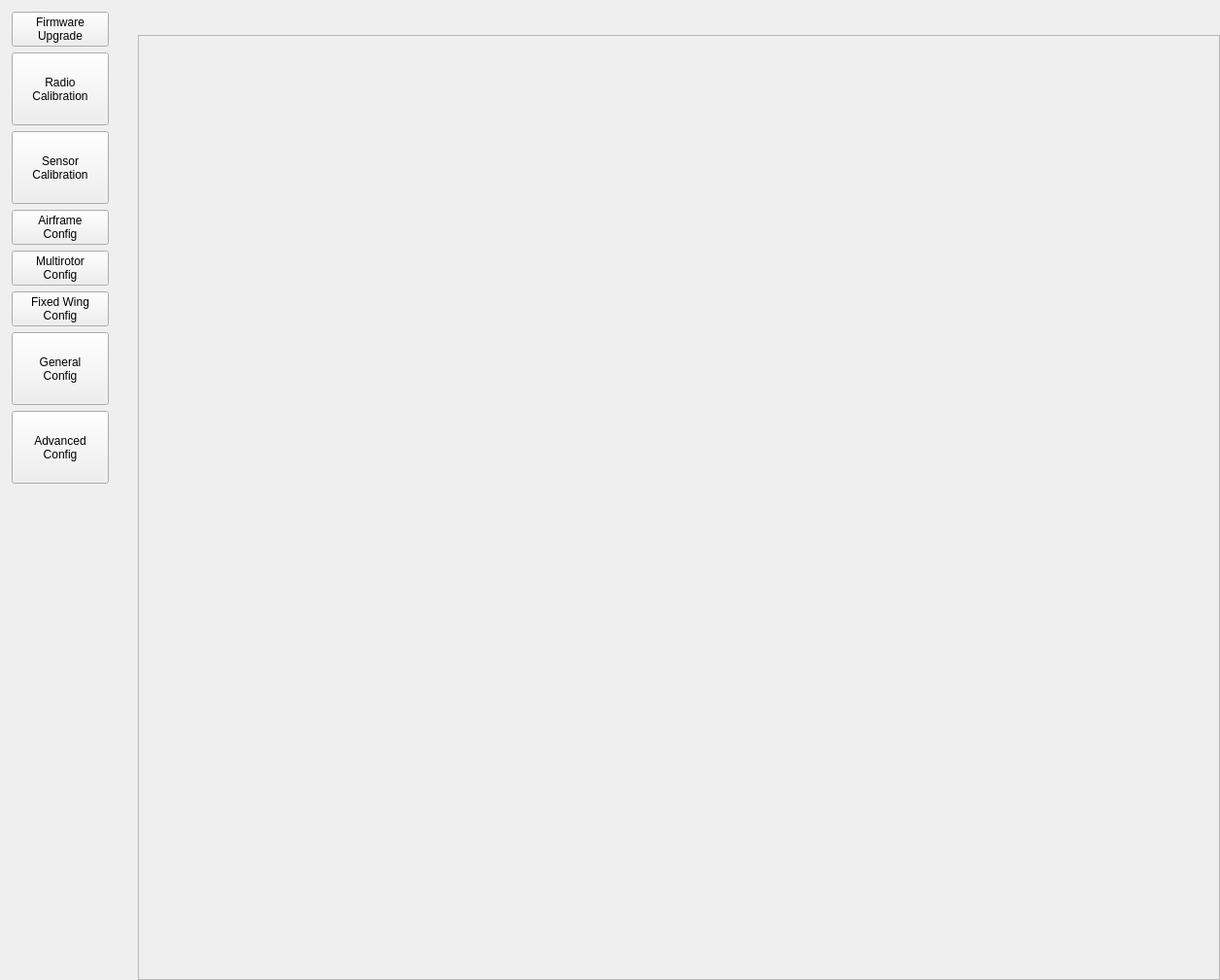
<?xml version="1.0" encoding="UTF-8"?>
<ui version="4.0">
 <class>QGCPX4VehicleConfig</class>
 <widget class="QWidget" name="QGCPX4VehicleConfig">
  <property name="geometry">
   <rect>
    <x>0</x>
    <y>0</y>
    <width>1256</width>
    <height>1009</height>
   </rect>
  </property>
  <property name="sizePolicy">
   <sizepolicy hsizetype="Expanding" vsizetype="Expanding">
    <horstretch>0</horstretch>
    <verstretch>0</verstretch>
   </sizepolicy>
  </property>
  <property name="windowTitle">
   <string>Form</string>
  </property>
  <layout class="QGridLayout" name="gridLayout_3">
   <property name="margin">
    <number>0</number>
   </property>
   <item row="1" column="1">
    <widget class="QLabel" name="tabTitleLabel">
     <property name="font">
      <font>
       <pointsize>16</pointsize>
       <weight>75</weight>
       <bold>true</bold>
      </font>
     </property>
     <property name="text">
      <string/>
     </property>
    </widget>
   </item>
   <item row="2" column="1">
    <layout class="QVBoxLayout" name="verticalLayout">
     <item>
      <widget class="QStackedWidget" name="stackedWidget">
       <property name="currentIndex">
        <number>5</number>
       </property>
       <widget class="QWidget" name="firmwareTab">
        <layout class="QVBoxLayout" name="firmwareLayout"/>
       </widget>
       <widget class="QWidget" name="rcTab">
        <layout class="QVBoxLayout" name="verticalLayout_17">
         <item>
          <layout class="QGridLayout" name="gridLayout" rowstretch="0,0" columnstretch="0,0,0,0">
           <item row="0" column="1">
            <widget class="QGCRadioChannelDisplay" name="throttleWidget" native="true">
             <property name="minimumSize">
              <size>
               <width>50</width>
               <height>200</height>
              </size>
             </property>
             <property name="maximumSize">
              <size>
               <width>50</width>
               <height>200</height>
              </size>
             </property>
            </widget>
           </item>
           <item row="1" column="2">
            <widget class="QGCRadioChannelDisplay" name="rollWidget" native="true">
             <property name="minimumSize">
              <size>
               <width>250</width>
               <height>40</height>
              </size>
             </property>
             <property name="maximumSize">
              <size>
               <width>250</width>
               <height>40</height>
              </size>
             </property>
            </widget>
           </item>
           <item row="0" column="2">
            <widget class="QGCRadioChannelDisplay" name="pitchWidget" native="true">
             <property name="sizePolicy">
              <sizepolicy hsizetype="Preferred" vsizetype="Preferred">
               <horstretch>1</horstretch>
               <verstretch>0</verstretch>
              </sizepolicy>
             </property>
             <property name="minimumSize">
              <size>
               <width>50</width>
               <height>200</height>
              </size>
             </property>
             <property name="maximumSize">
              <size>
               <width>50</width>
               <height>200</height>
              </size>
             </property>
            </widget>
           </item>
           <item row="0" column="3">
            <layout class="QVBoxLayout" name="verticalLayout_6">
             <item>
              <widget class="QGCRadioChannelDisplay" name="radio5Widget" native="true">
               <property name="minimumSize">
                <size>
                 <width>250</width>
                 <height>40</height>
                </size>
               </property>
               <property name="maximumSize">
                <size>
                 <width>250</width>
                 <height>40</height>
                </size>
               </property>
              </widget>
             </item>
             <item>
              <widget class="QGCRadioChannelDisplay" name="radio6Widget" native="true">
               <property name="minimumSize">
                <size>
                 <width>250</width>
                 <height>40</height>
                </size>
               </property>
               <property name="maximumSize">
                <size>
                 <width>250</width>
                 <height>40</height>
                </size>
               </property>
              </widget>
             </item>
             <item>
              <widget class="QGCRadioChannelDisplay" name="radio7Widget" native="true">
               <property name="minimumSize">
                <size>
                 <width>250</width>
                 <height>40</height>
                </size>
               </property>
               <property name="maximumSize">
                <size>
                 <width>250</width>
                 <height>40</height>
                </size>
               </property>
              </widget>
             </item>
             <item>
              <widget class="QGCRadioChannelDisplay" name="radio8Widget" native="true">
               <property name="minimumSize">
                <size>
                 <width>250</width>
                 <height>40</height>
                </size>
               </property>
               <property name="maximumSize">
                <size>
                 <width>250</width>
                 <height>40</height>
                </size>
               </property>
              </widget>
             </item>
            </layout>
           </item>
           <item row="1" column="1">
            <widget class="QGCRadioChannelDisplay" name="yawWidget" native="true">
             <property name="minimumSize">
              <size>
               <width>250</width>
               <height>40</height>
              </size>
             </property>
             <property name="maximumSize">
              <size>
               <width>250</width>
               <height>40</height>
              </size>
             </property>
            </widget>
           </item>
           <item row="0" column="0">
            <layout class="QVBoxLayout" name="verticalLayout_9">
             <item>
              <widget class="QPushButton" name="rcCalibrationButton">
               <property name="text">
                <string>Start Calibration</string>
               </property>
              </widget>
             </item>
             <item>
              <widget class="QPushButton" name="spektrumPairButton">
               <property name="text">
                <string>Spektrum RC Pairing</string>
               </property>
              </widget>
             </item>
             <item>
              <spacer name="verticalSpacer_3">
               <property name="orientation">
                <enum>Qt::Vertical</enum>
               </property>
               <property name="sizeHint" stdset="0">
                <size>
                 <width>20</width>
                 <height>40</height>
                </size>
               </property>
              </spacer>
             </item>
            </layout>
           </item>
          </layout>
         </item>
         <item>
          <widget class="QLabel" name="rcLabel">
           <property name="text">
            <string>Waiting for RC channel data..</string>
           </property>
          </widget>
         </item>
         <item>
          <widget class="QCheckBox" name="advancedCheckBox">
           <property name="text">
            <string>Show Advanced Configuration Options</string>
           </property>
          </widget>
         </item>
         <item>
          <widget class="QGraphicsView" name="graphicsView"/>
         </item>
         <item>
          <widget class="QGroupBox" name="advancedGroupBox">
           <property name="title">
            <string>Stick to Channel Mapping and Reverse</string>
           </property>
           <layout class="QVBoxLayout" name="verticalLayout_16">
            <item>
             <layout class="QGridLayout" name="gridLayout_2">
              <item row="6" column="0">
               <widget class="QLabel" name="chanNameAssistSw">
                <property name="text">
                 <string>Assist Switch</string>
                </property>
                <property name="alignment">
                 <set>Qt::AlignRight|Qt::AlignTrailing|Qt::AlignVCenter</set>
                </property>
               </widget>
              </item>
              <item row="3" column="1">
               <widget class="QLabel" name="yawChanLabel">
                <property name="text">
                 <string>0000</string>
                </property>
                <property name="alignment">
                 <set>Qt::AlignCenter</set>
                </property>
               </widget>
              </item>
              <item row="5" column="2">
               <widget class="QCheckBox" name="invertCheckBox_5">
                <property name="text">
                 <string>Reverse</string>
                </property>
               </widget>
              </item>
              <item row="5" column="3">
               <widget class="QSpinBox" name="modeSpinBox">
                <property name="enabled">
                 <bool>false</bool>
                </property>
                <property name="minimum">
                 <number>0</number>
                </property>
                <property name="maximum">
                 <number>16</number>
                </property>
               </widget>
              </item>
              <item row="10" column="4">
               <widget class="QPushButton" name="aux1Button">
                <property name="text">
                 <string>Identify Aux 1 Channel</string>
                </property>
               </widget>
              </item>
              <item row="0" column="3" colspan="2">
               <widget class="QLabel" name="label_4">
                <property name="text">
                 <string>Mapping to Index of RC Channel used for (0 if not used)</string>
                </property>
               </widget>
              </item>
              <item row="8" column="0">
               <widget class="QLabel" name="label_7">
                <property name="text">
                 <string>Return Switch</string>
                </property>
                <property name="alignment">
                 <set>Qt::AlignRight|Qt::AlignTrailing|Qt::AlignVCenter</set>
                </property>
               </widget>
              </item>
              <item row="8" column="1">
               <widget class="QLabel" name="returnSwChanLabel">
                <property name="text">
                 <string>0000</string>
                </property>
                <property name="alignment">
                 <set>Qt::AlignCenter</set>
                </property>
               </widget>
              </item>
              <item row="10" column="0">
               <widget class="QLabel" name="chanNameAux2_2">
                <property name="text">
                 <string>Aux 1</string>
                </property>
                <property name="alignment">
                 <set>Qt::AlignRight|Qt::AlignTrailing|Qt::AlignVCenter</set>
                </property>
               </widget>
              </item>
              <item row="5" column="4">
               <widget class="QPushButton" name="modeButton">
                <property name="text">
                 <string>Identify Mode Switch</string>
                </property>
               </widget>
              </item>
              <item row="3" column="4">
               <widget class="QPushButton" name="yawButton">
                <property name="text">
                 <string>Identify Yaw Channel</string>
                </property>
               </widget>
              </item>
              <item row="4" column="3">
               <widget class="QSpinBox" name="throttleSpinBox">
                <property name="enabled">
                 <bool>false</bool>
                </property>
                <property name="minimum">
                 <number>0</number>
                </property>
                <property name="maximum">
                 <number>16</number>
                </property>
               </widget>
              </item>
              <item row="10" column="1">
               <widget class="QLabel" name="aux1ChanLabel">
                <property name="text">
                 <string>0000</string>
                </property>
                <property name="alignment">
                 <set>Qt::AlignCenter</set>
                </property>
               </widget>
              </item>
              <item row="2" column="0">
               <widget class="QLabel" name="chanName_2">
                <property name="text">
                 <string>Pitch / Elevator</string>
                </property>
                <property name="alignment">
                 <set>Qt::AlignRight|Qt::AlignTrailing|Qt::AlignVCenter</set>
                </property>
               </widget>
              </item>
              <item row="0" column="2">
               <widget class="QLabel" name="label_3">
                <property name="text">
                 <string>Reverse / Invert</string>
                </property>
               </widget>
              </item>
              <item row="3" column="0">
               <widget class="QLabel" name="chanName_3">
                <property name="text">
                 <string>Yaw / Rudder</string>
                </property>
                <property name="alignment">
                 <set>Qt::AlignRight|Qt::AlignTrailing|Qt::AlignVCenter</set>
                </property>
               </widget>
              </item>
              <item row="1" column="3">
               <widget class="QSpinBox" name="rollSpinBox">
                <property name="enabled">
                 <bool>false</bool>
                </property>
                <property name="minimum">
                 <number>0</number>
                </property>
                <property name="maximum">
                 <number>16</number>
                </property>
               </widget>
              </item>
              <item row="4" column="2">
               <widget class="QCheckBox" name="invertCheckBox_4">
                <property name="text">
                 <string>Reverse</string>
                </property>
               </widget>
              </item>
              <item row="5" column="1">
               <widget class="QLabel" name="modeChanLabel">
                <property name="text">
                 <string>0000</string>
                </property>
                <property name="alignment">
                 <set>Qt::AlignCenter</set>
                </property>
               </widget>
              </item>
              <item row="11" column="1">
               <widget class="QLabel" name="aux2ChanLabel">
                <property name="text">
                 <string>0000</string>
                </property>
                <property name="alignment">
                 <set>Qt::AlignCenter</set>
                </property>
               </widget>
              </item>
              <item row="11" column="3">
               <widget class="QSpinBox" name="aux2SpinBox">
                <property name="enabled">
                 <bool>false</bool>
                </property>
                <property name="minimum">
                 <number>0</number>
                </property>
                <property name="maximum">
                 <number>16</number>
                </property>
               </widget>
              </item>
              <item row="10" column="3">
               <widget class="QSpinBox" name="aux1SpinBox">
                <property name="enabled">
                 <bool>false</bool>
                </property>
                <property name="minimum">
                 <number>0</number>
                </property>
                <property name="maximum">
                 <number>16</number>
                </property>
               </widget>
              </item>
              <item row="11" column="2">
               <widget class="QCheckBox" name="aux2InvertCheckBox">
                <property name="text">
                 <string>Reverse</string>
                </property>
               </widget>
              </item>
              <item row="7" column="1">
               <widget class="QLabel" name="missionSwChanLabel">
                <property name="text">
                 <string>0000</string>
                </property>
                <property name="alignment">
                 <set>Qt::AlignCenter</set>
                </property>
               </widget>
              </item>
              <item row="5" column="0">
               <widget class="QLabel" name="chanName_5">
                <property name="text">
                 <string>Mode Switch</string>
                </property>
                <property name="alignment">
                 <set>Qt::AlignRight|Qt::AlignTrailing|Qt::AlignVCenter</set>
                </property>
               </widget>
              </item>
              <item row="11" column="4">
               <widget class="QPushButton" name="aux2Button">
                <property name="text">
                 <string>Identify Aux 2 Channel</string>
                </property>
               </widget>
              </item>
              <item row="2" column="3">
               <widget class="QSpinBox" name="pitchSpinBox">
                <property name="enabled">
                 <bool>false</bool>
                </property>
                <property name="minimum">
                 <number>0</number>
                </property>
                <property name="maximum">
                 <number>16</number>
                </property>
               </widget>
              </item>
              <item row="1" column="0">
               <widget class="QLabel" name="chanName">
                <property name="text">
                 <string>Roll / Ailerons</string>
                </property>
                <property name="alignment">
                 <set>Qt::AlignRight|Qt::AlignTrailing|Qt::AlignVCenter</set>
                </property>
               </widget>
              </item>
              <item row="4" column="4">
               <widget class="QPushButton" name="throttleButton">
                <property name="text">
                 <string>Identify Throttle Channel</string>
                </property>
               </widget>
              </item>
              <item row="0" column="0">
               <widget class="QLabel" name="label">
                <property name="text">
                 <string>Channel Name</string>
                </property>
                <property name="alignment">
                 <set>Qt::AlignRight|Qt::AlignTrailing|Qt::AlignVCenter</set>
                </property>
               </widget>
              </item>
              <item row="6" column="2">
               <widget class="QCheckBox" name="assistSwInvertCheckBox">
                <property name="text">
                 <string>Reverse</string>
                </property>
               </widget>
              </item>
              <item row="1" column="1">
               <widget class="QLabel" name="rollChanLabel">
                <property name="text">
                 <string>0000</string>
                </property>
                <property name="alignment">
                 <set>Qt::AlignCenter</set>
                </property>
               </widget>
              </item>
              <item row="6" column="4">
               <widget class="QPushButton" name="assistSwButton">
                <property name="text">
                 <string>Identify Assist Switch</string>
                </property>
               </widget>
              </item>
              <item row="11" column="0">
               <widget class="QLabel" name="chanNameAux2">
                <property name="text">
                 <string>Aux 2</string>
                </property>
                <property name="alignment">
                 <set>Qt::AlignRight|Qt::AlignTrailing|Qt::AlignVCenter</set>
                </property>
               </widget>
              </item>
              <item row="1" column="2">
               <widget class="QCheckBox" name="invertCheckBox">
                <property name="text">
                 <string>Reverse</string>
                </property>
               </widget>
              </item>
              <item row="6" column="3">
               <widget class="QSpinBox" name="assistSwSpinBox">
                <property name="enabled">
                 <bool>false</bool>
                </property>
                <property name="minimum">
                 <number>0</number>
                </property>
                <property name="maximum">
                 <number>16</number>
                </property>
               </widget>
              </item>
              <item row="2" column="1">
               <widget class="QLabel" name="pitchChanLabel">
                <property name="text">
                 <string>0000</string>
                </property>
                <property name="alignment">
                 <set>Qt::AlignCenter</set>
                </property>
               </widget>
              </item>
              <item row="3" column="2">
               <widget class="QCheckBox" name="invertCheckBox_3">
                <property name="text">
                 <string>Reverse</string>
                </property>
               </widget>
              </item>
              <item row="0" column="1">
               <widget class="QLabel" name="label_2">
                <property name="text">
                 <string>Normalized Value</string>
                </property>
                <property name="alignment">
                 <set>Qt::AlignCenter</set>
                </property>
               </widget>
              </item>
              <item row="2" column="2">
               <widget class="QCheckBox" name="invertCheckBox_2">
                <property name="text">
                 <string>Reverse</string>
                </property>
               </widget>
              </item>
              <item row="2" column="4">
               <widget class="QPushButton" name="pitchButton">
                <property name="text">
                 <string>Identify Pitch Channel</string>
                </property>
               </widget>
              </item>
              <item row="10" column="2">
               <widget class="QCheckBox" name="aux1InvertCheckBox">
                <property name="text">
                 <string>Reverse</string>
                </property>
               </widget>
              </item>
              <item row="6" column="1">
               <widget class="QLabel" name="assistSwChanLabel">
                <property name="text">
                 <string>0000</string>
                </property>
                <property name="alignment">
                 <set>Qt::AlignCenter</set>
                </property>
               </widget>
              </item>
              <item row="3" column="3">
               <widget class="QSpinBox" name="yawSpinBox">
                <property name="enabled">
                 <bool>false</bool>
                </property>
                <property name="minimum">
                 <number>0</number>
                </property>
                <property name="maximum">
                 <number>16</number>
                </property>
               </widget>
              </item>
              <item row="1" column="4">
               <widget class="QPushButton" name="rollButton">
                <property name="text">
                 <string>Identify Roll Channel</string>
                </property>
               </widget>
              </item>
              <item row="7" column="0">
               <widget class="QLabel" name="label_6">
                <property name="text">
                 <string>Mission Switch</string>
                </property>
                <property name="alignment">
                 <set>Qt::AlignRight|Qt::AlignTrailing|Qt::AlignVCenter</set>
                </property>
               </widget>
              </item>
              <item row="4" column="1">
               <widget class="QLabel" name="throttleChanLabel">
                <property name="text">
                 <string>0000</string>
                </property>
                <property name="alignment">
                 <set>Qt::AlignCenter</set>
                </property>
               </widget>
              </item>
              <item row="4" column="0">
               <widget class="QLabel" name="chanName_4">
                <property name="text">
                 <string>Throttle</string>
                </property>
                <property name="alignment">
                 <set>Qt::AlignRight|Qt::AlignTrailing|Qt::AlignVCenter</set>
                </property>
               </widget>
              </item>
              <item row="9" column="0">
               <widget class="QLabel" name="label_10">
                <property name="text">
                 <string>Flaps</string>
                </property>
                <property name="alignment">
                 <set>Qt::AlignRight|Qt::AlignTrailing|Qt::AlignVCenter</set>
                </property>
               </widget>
              </item>
              <item row="9" column="1">
               <widget class="QLabel" name="flapsChanLabel">
                <property name="text">
                 <string>0000</string>
                </property>
                <property name="alignment">
                 <set>Qt::AlignCenter</set>
                </property>
               </widget>
              </item>
              <item row="7" column="2">
               <widget class="QCheckBox" name="missionSwInvertCheckBox">
                <property name="text">
                 <string>Reverse</string>
                </property>
               </widget>
              </item>
              <item row="8" column="2">
               <widget class="QCheckBox" name="returnSwInvertCheckBox">
                <property name="text">
                 <string>Reverse</string>
                </property>
               </widget>
              </item>
              <item row="9" column="2">
               <widget class="QCheckBox" name="flapsInvertCheckBox">
                <property name="text">
                 <string>Reverse</string>
                </property>
               </widget>
              </item>
              <item row="7" column="3">
               <widget class="QSpinBox" name="missionSwSpinBox">
                <property name="enabled">
                 <bool>false</bool>
                </property>
               </widget>
              </item>
              <item row="8" column="3">
               <widget class="QSpinBox" name="returnSwSpinBox">
                <property name="enabled">
                 <bool>false</bool>
                </property>
               </widget>
              </item>
              <item row="9" column="3">
               <widget class="QSpinBox" name="flapsSpinBox">
                <property name="enabled">
                 <bool>false</bool>
                </property>
                <property name="cursor">
                 <cursorShape>ArrowCursor</cursorShape>
                </property>
               </widget>
              </item>
              <item row="7" column="4">
               <widget class="QPushButton" name="missionSwButton">
                <property name="text">
                 <string>Identify Mission Switch</string>
                </property>
               </widget>
              </item>
              <item row="8" column="4">
               <widget class="QPushButton" name="returnSwButton">
                <property name="text">
                 <string>Identify Return Switch</string>
                </property>
               </widget>
              </item>
              <item row="9" column="4">
               <widget class="QPushButton" name="flapsButton">
                <property name="text">
                 <string>Identify Flaps Channel</string>
                </property>
               </widget>
              </item>
             </layout>
            </item>
            <item>
             <widget class="QPushButton" name="persistRcValuesButt">
              <property name="text">
               <string>Persist RC Mapping and Calibration</string>
              </property>
             </widget>
            </item>
           </layout>
          </widget>
         </item>
         <item>
          <spacer name="verticalSpacer">
           <property name="orientation">
            <enum>Qt::Vertical</enum>
           </property>
           <property name="sizeHint" stdset="0">
            <size>
             <width>20</width>
             <height>40</height>
            </size>
           </property>
          </spacer>
         </item>
        </layout>
       </widget>
       <widget class="QWidget" name="sensorTab">
        <property name="font">
         <font>
          <pointsize>16</pointsize>
          <weight>75</weight>
          <bold>true</bold>
         </font>
        </property>
        <layout class="QHBoxLayout" name="sensorLayout"/>
       </widget>
       <widget class="QWidget" name="airframeTab">
        <layout class="QHBoxLayout" name="airframeLayout"/>
       </widget>
       <widget class="QWidget" name="multirotorTab">
        <layout class="QHBoxLayout" name="horizontalLayout_2">
         <property name="margin">
          <number>0</number>
         </property>
         <item>
          <widget class="QScrollArea" name="multirotorScrollArea">
           <property name="widgetResizable">
            <bool>true</bool>
           </property>
           <widget class="QWidget" name="scrollAreaWidgetContents">
            <property name="geometry">
             <rect>
              <x>0</x>
              <y>0</y>
              <width>1039</width>
              <height>969</height>
             </rect>
            </property>
            <layout class="QHBoxLayout" name="multirotorLayout"/>
           </widget>
          </widget>
         </item>
        </layout>
       </widget>
       <widget class="QWidget" name="fixedwingTab">
        <layout class="QHBoxLayout" name="horizontalLayout_7">
         <property name="margin">
          <number>0</number>
         </property>
         <item>
          <widget class="QScrollArea" name="fixedWingScrollArea">
           <property name="widgetResizable">
            <bool>true</bool>
           </property>
           <widget class="QWidget" name="scrollAreaWidgetContents_2">
            <property name="geometry">
             <rect>
              <x>0</x>
              <y>0</y>
              <width>1039</width>
              <height>969</height>
             </rect>
            </property>
            <layout class="QHBoxLayout" name="fixedwingLayout"/>
           </widget>
          </widget>
         </item>
        </layout>
       </widget>
       <widget class="QWidget" name="generalTab">
        <property name="font">
         <font>
          <pointsize>16</pointsize>
          <weight>75</weight>
          <bold>true</bold>
         </font>
        </property>
        <layout class="QVBoxLayout" name="verticalLayout_11">
         <item>
          <layout class="QHBoxLayout" name="horizontalLayout_6">
           <item>
            <widget class="QGroupBox" name="multiRotorControlAttitudeGroupBox">
             <property name="title">
              <string>Configuration</string>
             </property>
             <layout class="QVBoxLayout" name="verticalLayout_3">
              <property name="margin">
               <number>0</number>
              </property>
              <item>
               <widget class="QScrollArea" name="scrollArea">
                <property name="widgetResizable">
                 <bool>true</bool>
                </property>
                <widget class="QWidget" name="generalLeftContents">
                 <property name="geometry">
                  <rect>
                   <x>0</x>
                   <y>0</y>
                   <width>492</width>
                   <height>920</height>
                  </rect>
                 </property>
                 <layout class="QHBoxLayout" name="horizontalLayout_4">
                  <property name="margin">
                   <number>0</number>
                  </property>
                  <item>
                   <layout class="QVBoxLayout" name="generalLeftLayout"/>
                  </item>
                 </layout>
                </widget>
               </widget>
              </item>
             </layout>
            </widget>
           </item>
           <item>
            <widget class="QGroupBox" name="multiRotorControlAttitudeGroupBox_2">
             <property name="title">
              <string>Configuration</string>
             </property>
             <layout class="QVBoxLayout" name="verticalLayout_5">
              <property name="margin">
               <number>0</number>
              </property>
              <item>
               <widget class="QScrollArea" name="scrollArea_2">
                <property name="widgetResizable">
                 <bool>true</bool>
                </property>
                <widget class="QWidget" name="generalRightContents">
                 <property name="geometry">
                  <rect>
                   <x>0</x>
                   <y>0</y>
                   <width>491</width>
                   <height>920</height>
                  </rect>
                 </property>
                 <layout class="QHBoxLayout" name="horizontalLayout_5">
                  <property name="margin">
                   <number>0</number>
                  </property>
                  <item>
                   <layout class="QVBoxLayout" name="generalRightLayout"/>
                  </item>
                 </layout>
                </widget>
               </widget>
              </item>
             </layout>
            </widget>
           </item>
          </layout>
         </item>
        </layout>
       </widget>
       <widget class="QWidget" name="advancedTab">
        <layout class="QVBoxLayout" name="verticalLayout_13">
         <item>
          <layout class="QHBoxLayout" name="horizontalLayout_3">
           <item>
            <widget class="QGroupBox" name="advancedConfigurationGroupBox">
             <property name="sizePolicy">
              <sizepolicy hsizetype="Preferred" vsizetype="Preferred">
               <horstretch>3</horstretch>
               <verstretch>1</verstretch>
              </sizepolicy>
             </property>
             <property name="title">
              <string>Onboard Configuration</string>
             </property>
             <layout class="QVBoxLayout" name="verticalLayout_2">
              <property name="margin">
               <number>0</number>
              </property>
              <item>
               <widget class="QScrollArea" name="scrollArea_4">
                <property name="widgetResizable">
                 <bool>true</bool>
                </property>
                <widget class="QWidget" name="advanceColumnContents">
                 <property name="geometry">
                  <rect>
                   <x>0</x>
                   <y>0</y>
                   <width>98</width>
                   <height>28</height>
                  </rect>
                 </property>
                 <layout class="QVBoxLayout" name="verticalLayout_7">
                  <property name="margin">
                   <number>0</number>
                  </property>
                  <item>
                   <layout class="QVBoxLayout" name="advancedColumnLayout">
                    <item>
                     <widget class="QGCParamWidget" name="paramTreeWidget" native="true">
                      <property name="autoFillBackground">
                       <bool>true</bool>
                      </property>
                     </widget>
                    </item>
                   </layout>
                  </item>
                 </layout>
                </widget>
               </widget>
              </item>
             </layout>
            </widget>
           </item>
           <item>
            <spacer name="horizontalSpacer_5">
             <property name="orientation">
              <enum>Qt::Horizontal</enum>
             </property>
             <property name="sizeHint" stdset="0">
              <size>
               <width>10</width>
               <height>20</height>
              </size>
             </property>
            </spacer>
           </item>
           <item>
            <widget class="QGroupBox" name="pendingChangesGroupBox">
             <property name="sizePolicy">
              <sizepolicy hsizetype="Preferred" vsizetype="Preferred">
               <horstretch>2</horstretch>
               <verstretch>0</verstretch>
              </sizepolicy>
             </property>
             <property name="minimumSize">
              <size>
               <width>329</width>
               <height>0</height>
              </size>
             </property>
             <property name="title">
              <string>Changes Pending</string>
             </property>
             <layout class="QVBoxLayout" name="verticalLayout_8">
              <item>
               <layout class="QVBoxLayout" name="verticalLayout_4" stretch="0">
                <property name="spacing">
                 <number>-1</number>
                </property>
                <item>
                 <widget class="QGCPendingParamWidget" name="pendingCommitsWidget" native="true">
                  <property name="minimumSize">
                   <size>
                    <width>0</width>
                    <height>0</height>
                   </size>
                  </property>
                  <property name="autoFillBackground">
                   <bool>true</bool>
                  </property>
                 </widget>
                </item>
               </layout>
              </item>
             </layout>
            </widget>
           </item>
           <item>
            <spacer name="horizontalSpacer_13">
             <property name="orientation">
              <enum>Qt::Horizontal</enum>
             </property>
             <property name="sizeHint" stdset="0">
              <size>
               <width>10</width>
               <height>20</height>
              </size>
             </property>
            </spacer>
           </item>
          </layout>
         </item>
         <item>
          <widget class="QLabel" name="advancedStatusLabel">
           <property name="text">
            <string>Status</string>
           </property>
          </widget>
         </item>
        </layout>
       </widget>
      </widget>
     </item>
    </layout>
   </item>
   <item row="0" column="0" rowspan="3">
    <widget class="QWidget" name="navBarWidget" native="true">
     <layout class="QHBoxLayout" name="horizontalLayout">
      <property name="margin">
       <number>0</number>
      </property>
      <item>
       <layout class="QVBoxLayout" name="navBarLayout">
        <property name="sizeConstraint">
         <enum>QLayout::SetMinAndMaxSize</enum>
        </property>
        <property name="leftMargin">
         <number>12</number>
        </property>
        <property name="topMargin">
         <number>12</number>
        </property>
        <property name="rightMargin">
         <number>24</number>
        </property>
        <property name="bottomMargin">
         <number>12</number>
        </property>
        <item>
         <widget class="QPushButton" name="firmwareMenuButton">
          <property name="text">
           <string>Firmware
Upgrade</string>
          </property>
          <property name="icon">
           <iconset resource="../../qgroundcontrol.qrc">
            <normaloff>:/files/images/px4/menu/firmware_upgrade.png</normaloff>:/files/images/px4/menu/firmware_upgrade.png</iconset>
          </property>
          <property name="iconSize">
           <size>
            <width>64</width>
            <height>64</height>
           </size>
          </property>
         </widget>
        </item>
        <item>
         <widget class="QPushButton" name="rcMenuButton">
          <property name="minimumSize">
           <size>
            <width>100</width>
            <height>75</height>
           </size>
          </property>
          <property name="maximumSize">
           <size>
            <width>16777215</width>
            <height>16777215</height>
           </size>
          </property>
          <property name="text">
           <string>Radio
Calibration</string>
          </property>
          <property name="icon">
           <iconset resource="../../qgroundcontrol.qrc">
            <normaloff>:/files/images/px4/menu/remote.png</normaloff>:/files/images/px4/menu/remote.png</iconset>
          </property>
          <property name="iconSize">
           <size>
            <width>64</width>
            <height>64</height>
           </size>
          </property>
         </widget>
        </item>
        <item>
         <widget class="QPushButton" name="sensorMenuButton">
          <property name="minimumSize">
           <size>
            <width>100</width>
            <height>75</height>
           </size>
          </property>
          <property name="text">
           <string>Sensor
Calibration</string>
          </property>
          <property name="icon">
           <iconset resource="../../qgroundcontrol.qrc">
            <normaloff>:/files/images/px4/menu/sensors.png</normaloff>:/files/images/px4/menu/sensors.png</iconset>
          </property>
          <property name="iconSize">
           <size>
            <width>64</width>
            <height>64</height>
           </size>
          </property>
         </widget>
        </item>
        <item>
         <widget class="QPushButton" name="airframeMenuButton">
          <property name="text">
           <string>Airframe
Config</string>
          </property>
          <property name="icon">
           <iconset resource="../../qgroundcontrol.qrc">
            <normaloff>:/files/images/px4/menu/plane.png</normaloff>:/files/images/px4/menu/plane.png</iconset>
          </property>
          <property name="iconSize">
           <size>
            <width>64</width>
            <height>64</height>
           </size>
          </property>
         </widget>
        </item>
        <item>
         <widget class="QPushButton" name="multirotorButton">
          <property name="text">
           <string>Multirotor
Config</string>
          </property>
          <property name="iconSize">
           <size>
            <width>64</width>
            <height>64</height>
           </size>
          </property>
         </widget>
        </item>
        <item>
         <widget class="QPushButton" name="fixedwingButton">
          <property name="text">
           <string>Fixed Wing
Config</string>
          </property>
          <property name="iconSize">
           <size>
            <width>64</width>
            <height>64</height>
           </size>
          </property>
         </widget>
        </item>
        <item>
         <widget class="QPushButton" name="generalMenuButton">
          <property name="minimumSize">
           <size>
            <width>100</width>
            <height>75</height>
           </size>
          </property>
          <property name="text">
           <string>General
Config</string>
          </property>
          <property name="icon">
           <iconset resource="../../qgroundcontrol.qrc">
            <normaloff>:/files/images/px4/menu/cogwheels.png</normaloff>:/files/images/px4/menu/cogwheels.png</iconset>
          </property>
          <property name="iconSize">
           <size>
            <width>64</width>
            <height>64</height>
           </size>
          </property>
         </widget>
        </item>
        <item>
         <widget class="QPushButton" name="advancedMenuButton">
          <property name="minimumSize">
           <size>
            <width>100</width>
            <height>75</height>
           </size>
          </property>
          <property name="text">
           <string>Advanced
Config</string>
          </property>
          <property name="icon">
           <iconset resource="../../qgroundcontrol.qrc">
            <normaloff>:/files/images/px4/menu/cogwheels.png</normaloff>:/files/images/px4/menu/cogwheels.png</iconset>
          </property>
          <property name="iconSize">
           <size>
            <width>64</width>
            <height>64</height>
           </size>
          </property>
         </widget>
        </item>
        <item>
         <spacer name="verticalSpacer_2">
          <property name="orientation">
           <enum>Qt::Vertical</enum>
          </property>
          <property name="sizeHint" stdset="0">
           <size>
            <width>20</width>
            <height>40</height>
           </size>
          </property>
         </spacer>
        </item>
       </layout>
      </item>
     </layout>
    </widget>
   </item>
  </layout>
 </widget>
 <customwidgets>
  <customwidget>
   <class>QGCRadioChannelDisplay</class>
   <extends>QWidget</extends>
   <header>ui/designer/QGCRadioChannelDisplay.h</header>
   <container>1</container>
  </customwidget>
  <customwidget>
   <class>QGCPendingParamWidget</class>
   <extends>QWidget</extends>
   <header>ui/QGCPendingParamWidget.h</header>
   <container>1</container>
  </customwidget>
  <customwidget>
   <class>QGCParamWidget</class>
   <extends>QWidget</extends>
   <header>ui/QGCParamWidget.h</header>
   <container>1</container>
  </customwidget>
 </customwidgets>
 <resources>
  <include location="../../qgroundcontrol.qrc"/>
 </resources>
 <connections/>
</ui>
